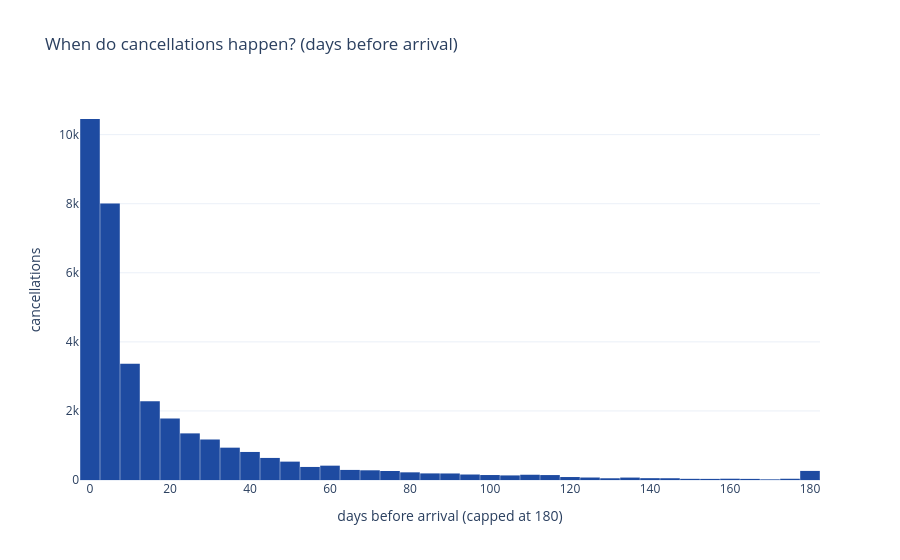

Notebook code for this chart:
### Markdown cell above
## 1 - Load cleaned data + build the survival event columns

`src.hazard.add_event_columns` reads the canonical `cancel_days_before_arrival` from the clean parquet (built in 00 §3.2).

### Code cell
clean = load_clean_reservations()
ce = HZ.add_event_columns(clean)

n_book = len(ce)
n_evt  = int(ce["event_d"].notna().sum())
print(f"resolved bookings:                 {n_book:,}")
print(f"pre-arrival cancel events:         {n_evt:,}  ({n_evt / n_book:.1%})")
print(f"censored survivors (incl no-show): {n_book - n_evt:,}")

ev = ce.loc[ce["event_d"].notna(), "event_d"]
print(f"event timing (days before arrival): median={ev.median():.0f}  "
      f"p90={ev.quantile(0.9):.0f}  max={ev.max():.0f}")

fig = go.Figure()
fig.add_histogram(x=ev.clip(upper=180), nbinsx=60, marker_color=BRAND["blue"])
fig.update_layout(title="When do cancellations happen? (days before arrival)",
                  xaxis_title="days before arrival (capped at 180)",
                  yaxis_title="cancellations", bargap=0.02)
fig.show()

### Figure 1 — Plotly figure (JSON) as saved in the notebook; plotly's stock layout.template omitted (floating-point values rounded to 4 significant figures; data arrays with more than 128 entries replaced by an {"elided": "..."} marker saying what was removed)
{"data": [{"marker": {"color": "#1E4BA1"}, "nbinsx": 60, "type": "histogram", "x": {"elided": "35118 float values"}}], "layout": {"bargap": 0.02, "title": {"text": "When do cancellations happen? (days before arrival)"}, "xaxis": {"title": {"text": "days before arrival (capped at 180)"}}, "yaxis": {"title": {"text": "cancellations"}}}}
